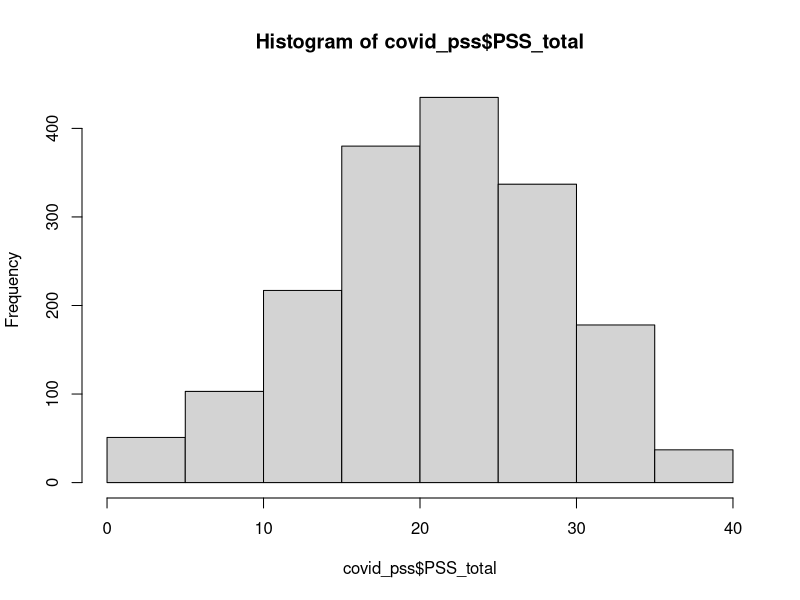
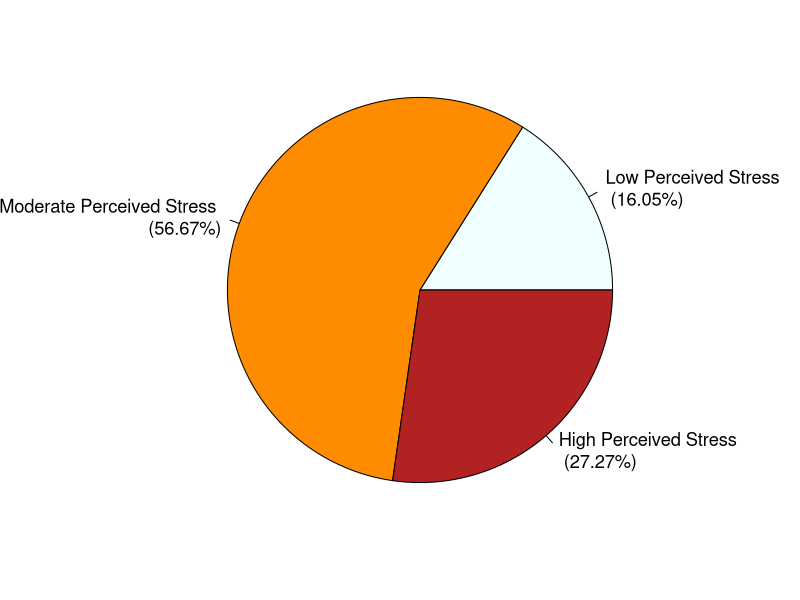

R code for these plots, in order: (Note: this script raises an error after producing the figures.)
setwd("~/Desktop/covid19_survey")
covid = read.csv("covid19_data.csv")
sum(is.na(covid$Q1)) 
# There are 2 null responses for Q1, which indicates these 2 "participants" did 
# not click on anaything to the informed consent form at the beginning. Hence, it's reasonabale to exclude them as part of this study. 
covid = covid[-c(which(is.na(covid$Q1)==TRUE)),] 
dim(covid) #Check if the null responses have been removed. 
sum(covid$Q1 == 6) 
#6 indicates that these "participants"" answered no for the informed consent form, 
#Thus, we have 5 people did not agree with the information consent form. They
#should be excluded from the participants of this study. 
covid = covid[-c(which(covid$Q1 == 6)),] 
covid_pss = covid[-c(which(is.na(covid$PSS_1)==TRUE|is.na(covid$PSS_2)==TRUE|is.na(covid$PSS_3)==TRUE|
                             is.na(covid$PSS_4)==TRUE|is.na(covid$PSS_5)==TRUE|is.na(covid$PSS_6)==TRUE|is.na(covid$PSS_7)==TRUE|is.na(covid$PSS_8)==TRUE|is.na(covid$PSS_9)==TRUE|is.na(covid$PSS_10)==TRUE)),]
dim(covid_pss) #345 responses was deleted here. 1738 responses left for pss scale calculation


##### We shall only include complete responses for a scale. 
##### Adding a column for total score of PSS, notice in the qualtrics the responses were labelled as 1-5.
##### Instead the actual range for each response is 0-4. 
##### 1,2,3,6,9,10 are negative questions, so sum them first and -6 for the reasons stated above. 
##### For 4,5,7,8, the original range in the dataset is 1-5. Now we reverse it by using 5 minus the item. 
attach(covid_pss)
sex = covid_pss$Q1.1
race = covid_pss$Q4
fin = covid_pss$Q24
class = covid_pss$Q6
age = covid_pss$Q5
employ = covid_pss$Q11
marital = covid_pss$Q3
covid_pss$PSS_total = (PSS_1+PSS_2+PSS_3+ PSS_6+PSS_9+PSS_10 -6)+(5-PSS_4)+(5-PSS_5)+(5-PSS_7)+(5-PSS_8) 
detach(covid_pss)
covid_pss_biv = data.frame(class = class,
                               sex = sex,
                               race = race,
                               fin = fin,
                               age = age,
                               employ = employ,
                               marital = marital,
                               #child = as.factor(child),
                               PSS_Score = covid_pss$PSS_total
                        
)
covid_pss_biv  = na.omit(covid_pss_biv) #1699 left
kruskal.test(covid_pss_biv$PSS_Score~covid_pss_biv$sex)
kruskal.test(covid_pss_biv$PSS_Score~covid_pss_biv$class)
kruskal.test(covid_pss_biv$PSS_Score~covid_pss_biv$race)
kruskal.test(covid_pss_biv$PSS_Score~covid_pss_biv$fin)
kruskal.test(covid_pss_biv$PSS_Score~covid_pss_biv$employ)
kruskal.test(covid_pss_biv$PSS_Score~covid_pss_biv$marital)
kruskal.test(covid_pss_biv$PSS_Score~covid_pss_biv$age)


mean(covid_pss$PSS_total) #The mean value is in fact very high for all valid participants.
hist(covid_pss$PSS_total)
#### Suppose we want to use the reference from New Hampshire Dept. of Administrative Service
### 0-13: low stress
### 14-26: moderate stress
### 27-40: high stress
attach(covid_pss)

stress_class = c(sum(PSS_total<=13),sum(PSS_total>13 & PSS_total<27),sum(PSS_total>=27))
#stress_class_percent = c(sum(PSS_total<=13),sum(PSS_total>13 & PSS_total<27),sum(PSS_total>=27))/length(PSS_total)
pie(stress_class,labels = c("Low Perceived Stress \n (16.05%)","Moderate Perceived Stress \n (56.67%)","High Perceived Stress \n (27.27%) "),cex = 1.1,col = c('azure','darkorange','firebrick'),radius = 1)
pie3D(stress_class,main ="The Classification of student participants based on PSS",labels = c("Low Perceived Stress \n (16.05%)","Moderate Perceived Stress \n (56.67%)","High Perceived Stress \n (27.27%) "),explode = 0.05,labelcex = 0.8,col = c('azure','darkorange','firebrick'),theta = pi/5) #I think, sequential color schemes are proper
covid_pss_gender = covid_pss[-c(which(is.na(covid_pss$Q1.1==TRUE))),] #1730 responses are left.
### Now organize the data frame to test the difference in pss score among different gender group
data_gender_pss = data.frame(
  Sex = as.factor(covid_pss_gender$Q1.1),
  PSS_Score = covid_pss_gender$PSS_total
)
table(data_gender_pss$Sex)
sum(subset(data_gender_pss,Sex==1)$PSS_Score<=13)
sum(subset(data_gender_pss,Sex==1)$PSS_Score<27 & subset(data_gender_pss,Sex==1)$PSS_Score>13)
sum(subset(data_gender_pss,Sex==1)$PSS_Score>=27)
sum(subset(data_gender_pss,Sex==2)$PSS_Score<=13)
sum(subset(data_gender_pss,Sex==2)$PSS_Score<27 & subset(data_gender_pss,Sex==2)$PSS_Score>13)
sum(subset(data_gender_pss,Sex==2)$PSS_Score>=27)
sum(subset(data_gender_pss,Sex==3)$PSS_Score<=13)
sum(subset(data_gender_pss,Sex==3)$PSS_Score<27 & subset(data_gender_pss,Sex==3)$PSS_Score>13)
sum(subset(data_gender_pss,Sex==3)$PSS_Score>=27)
library(ggplot2)
ggplot(data_gender_pss)+aes(x = Sex,y = PSS_Score)+ geom_boxplot(fill="grey")
## We shall see a big difference between the distribution of Male, Female and "other", then check the histogram of each subgroup
par(mfrow = c(3,1))
hist(subset(data_gender_pss,Sex==1)$PSS_Score, main = "pss Score for Male Students")
hist(subset(data_gender_pss,Sex==2)$PSS_Score, main = "pss Score for Female Students")
hist(subset(data_gender_pss,Sex==3)$PSS_Score, main = "pss Score for Other Students") ### None of the above follows a normal distribution, hence we attempt to do Shapiro-Wilks test to check the normality
shapiro.test(subset(data_gender_pss,Sex==1)$PSS_Score)
shapiro.test(subset(data_gender_pss,Sex==2)$PSS_Score)
shapiro.test(subset(data_gender_pss,Sex==3)$PSS_Score)
###We shall reject the normality assumptions for all of these, we should go for Kruskal-Wallis test (Wilcox test is for 2 groups comparison)
kruskal.test(PSS_Score~Sex,data = data_gender_pss)
###### Ethnicity
sum(is.na(covid_pss$Q4==TRUE)) #There're 7 students that didn't respond to this question. 
covid_pss_race = covid_pss[-c(which(is.na(covid_pss$Q4==TRUE))),] #Delete the rows, 1731 responses left.
data_race_pss = data.frame(
  Ethnicity = as.factor(covid_pss_race$Q4),
  PSS_Score = covid_pss_race$PSS_total
)
### This part provides the mean PSS value by groups, no difference.
aggregate(data_race_pss[, 2], list(data_race_pss$Ethnicity), mean)
### Boxplot comparison
ggplot(data_race_pss)+aes(x = Ethnicity,y = PSS_Score)+ geom_boxplot(fill="grey")
### We see that group 5 and group 6 generally has lower 

kruskal.test(PSS_Score~Ethnicity,data = data_race_pss)#Do not reject the null
covid_pss_racism = covid_pss[-c(which(is.na(covid_pss$Q22==TRUE))),] #Delete the rows, 1758 responses left.
data_racism_pss = data.frame(
  racism = as.factor(covid_pss_racism$Q22),
  PSS_Score = covid_pss_racism$PSS_total
)
table(data_racism_pss$racism)
sum(subset(data_racism_pss,racism==1)$PSS_Score<=13)
sum(subset(data_racism_pss,racism==1)$PSS_Score<27 & subset(data_racism_pss,racism==1)$PSS_Score>13)
sum(subset(data_racism_pss,racism==1)$PSS_Score>=27)
sum(subset(data_racism_pss,racism==2)$PSS_Score<=13)
sum(subset(data_racism_pss,racism==2)$PSS_Score<27 & subset(data_racism_pss,racism==2)$PSS_Score>13)
sum(subset(data_racism_pss,racism==2)$PSS_Score>=27)
wilcox.test(PSS_Score~racism,data = data_racism_pss)


#### Q11 employment
covid_pss_emp = covid_pss[-c(which(is.na(covid_pss$Q11==TRUE))),] #Delete the rows, 1758 responses left.
data_emp_pss = data.frame(
  emp = as.factor(covid_pss_emp$Q11),
  pss_Score = covid_pss_emp$PSS_total
)
kruskal.test(pss_Score~emp,data = data_emp_pss) #reject the null
#### Q25 Family member tested positive
covid_pss_fam = covid_pss[-c(which(is.na(covid_pss$Q25==TRUE))),] #Delete the rows, 1758 responses left.
data_fam_pss = data.frame(
  fam = as.factor(covid_pss_fam$Q25),
  pss_Score = covid_pss_fam$PSS_total
)
kruskal.test(pss_Score~fam,data = data_fam_pss) #reject the null
#### Q26A tested positive
covid_pss_pos = covid_pss[-c(which(is.na(covid_pss$Q26A==TRUE))),] #Delete the rows, 1758 responses left.
data_pos_pss = data.frame(
  pos = as.factor(covid_pss_pos$Q26A),
  pss_Score = covid_pss_pos$PSS_total
)
kruskal.test(pss_Score~pos,data = data_pos_pss) #reject the null

### Q24 financial
sum(is.na(covid_pss$Q24==TRUE)) #There're 178 students that didn't respond to this question. 
covid_pss_fin = covid_pss[-c(which(is.na(covid_pss$Q24==TRUE))),] #Delete the rows, 1758 responses left.
data_fin_pss = data.frame(
  fin = as.factor(covid_pss_fin$Q24),
  pss_Score = covid_pss_fin$PSS_total
)
kruskal.test(pss_Score~fin,data = data_fin_pss)

###Q6
##### Classification of student status
### Now we want to investigate if there is a difference in pss score between undergrads, masters and PhD students
###### Classification (Q6 coding:6: Master; 7: PhD; 8: Not seeking for degree; 9: Other)
sum(is.na(covid_pss$Q6==TRUE)) #There're 156 students that didn't respond to this question. 
covid_pss_class = covid_pss[-c(which(is.na(covid_pss$Q6==TRUE))),] #Delete the rows, 1755 responses left. 
### Now organize the data frame to test the difference in pss score among different classifications.
data_class_pss = data.frame(
  Classification = as.factor(covid_pss_class$Q6),
  pss_Score = covid_pss_class$PSS_total
)
kruskal.test(pss_Score~Classification,data = data_class_pss)#Do not reject the null 
###Age
covid_pss_age = covid_pss[-c(which(is.na(covid_pss$Q5==TRUE))),] #Delete the rows, 1755 responses left. 
### Now organize the data frame to test the difference in pss score among different classifications.
data_age_pss = data.frame(
  age = as.factor(covid_pss_age$Q5),
  pss_Score = covid_pss_age$PSS_total
)
kruskal.test(pss_Score~age,data = data_age_pss)#Do not reject the null 

### kruskal test
covid_pss_biv = data.frame(class = as.factor(class),
                           sex = as.factor(sex),
                           race = as.factor(race),
                           fin = as.factor(fin),
                           age = as.factor(age),
                           employ = as.factor(employ),
                           marital = as.factor(marital),
                           #child = as.factor(child),
                           PSS_Score = covid_pss$PSS_total
                           
)
covid_pss_biv  = na.omit(covid_pss_biv) #1699 left
kruskal.test(covid_pss_biv$PSS_Score~covid_pss_biv$age)
kruskal.test(covid_pss_biv$PSS_Score~covid_pss_biv$sex)
kruskal.test(covid_pss_biv$PSS_Score~covid_pss_biv$marital)
kruskal.test(covid_pss_biv$PSS_Score~covid_pss_biv$race)
kruskal.test(covid_pss_biv$PSS_Score~covid_pss_biv$class)
kruskal.test(covid_pss_biv$PSS_Score~covid_pss_biv$employ)
kruskal.test(covid_pss_biv$PSS_Score~covid_pss_biv$fin)
###age
table(covid_pss_biv$age)
table(covid_pss_biv$sex)
table(covid_pss_biv$marital)
table(covid_pss_biv$race)
table(covid_pss_biv$class)
table(covid_pss_biv$employ)

#age
sum(subset(covid_pss_biv,age==1)$PSS_Score<=13)
sum(subset(covid_pss_biv,age==1)$PSS_Score<27 & subset(covid_pss_biv,age==1)$PSS_Score>13)
sum(subset(covid_pss_biv,age==1)$PSS_Score>=27)
sum(subset(covid_pss_biv,age==2)$PSS_Score<=13)
sum(subset(covid_pss_biv,age==2)$PSS_Score<27 & subset(covid_pss_biv,age==2)$PSS_Score>13)
sum(subset(covid_pss_biv,age==2)$PSS_Score>=27)
sum(subset(covid_pss_biv,age==3)$PSS_Score<=13)
sum(subset(covid_pss_biv,age==3)$PSS_Score<27 & subset(covid_pss_biv,age==3)$PSS_Score>13)
sum(subset(covid_pss_biv,age==3)$PSS_Score>=27)
sum(subset(covid_pss_biv,age==4)$PSS_Score<=13)
sum(subset(covid_pss_biv,age==4)$PSS_Score<27 & subset(covid_pss_biv,age==4)$PSS_Score>13)
sum(subset(covid_pss_biv,age==4)$PSS_Score>=27)
sum(subset(covid_pss_biv,age==5)$PSS_Score<=13)
sum(subset(covid_pss_biv,age==5)$PSS_Score<27 & subset(covid_pss_biv,age==5)$PSS_Score>13)
sum(subset(covid_pss_biv,age==5)$PSS_Score>=27)
sum(subset(covid_pss_biv,age==6)$PSS_Score<=13)
sum(subset(covid_pss_biv,age==6)$PSS_Score<27 & subset(covid_pss_biv,age==6)$PSS_Score>13)
sum(subset(covid_pss_biv,age==6)$PSS_Score>=27)

#sex
sum(subset(covid_pss_biv,sex==1)$PSS_Score<=13)
sum(subset(covid_pss_biv,sex==1)$PSS_Score<27 & subset(covid_pss_biv,sex==1)$PSS_Score>13)
sum(subset(covid_pss_biv,sex==1)$PSS_Score>=27)
sum(subset(covid_pss_biv,sex==2)$PSS_Score<=13)
sum(subset(covid_pss_biv,sex==2)$PSS_Score<27 & subset(covid_pss_biv,sex==2)$PSS_Score>13)
sum(subset(covid_pss_biv,sex==2)$PSS_Score>=27)
sum(subset(covid_pss_biv,sex==3)$PSS_Score<=13)
sum(subset(covid_pss_biv,sex==3)$PSS_Score<27 & subset(covid_pss_biv,sex==3)$PSS_Score>13)
sum(subset(covid_pss_biv,sex==3)$PSS_Score>=27)

#marital
sum(subset(covid_pss_biv,marital==1)$PSS_Score<=13)
sum(subset(covid_pss_biv,marital==1)$PSS_Score<27 & subset(covid_pss_biv,marital==1)$PSS_Score>13)
sum(subset(covid_pss_biv,marital==1)$PSS_Score>=27)
sum(subset(covid_pss_biv,marital==2)$PSS_Score<=13)
sum(subset(covid_pss_biv,marital==2)$PSS_Score<27 & subset(covid_pss_biv,marital==2)$PSS_Score>13)
sum(subset(covid_pss_biv,marital==2)$PSS_Score>=27)
sum(subset(covid_pss_biv,marital==3)$PSS_Score<=13)
sum(subset(covid_pss_biv,marital==3)$PSS_Score<27 & subset(covid_pss_biv,marital==3)$PSS_Score>13)
sum(subset(covid_pss_biv,marital==3)$PSS_Score>=27)
sum(subset(covid_pss_biv,marital==4)$PSS_Score<=13)
sum(subset(covid_pss_biv,marital==4)$PSS_Score<27 & subset(covid_pss_biv,marital==4)$PSS_Score>13)
sum(subset(covid_pss_biv,marital==4)$PSS_Score>=27)
sum(subset(covid_pss_biv,marital==5)$PSS_Score<=13)
sum(subset(covid_pss_biv,marital==5)$PSS_Score<27 & subset(covid_pss_biv,marital==5)$PSS_Score>13)
sum(subset(covid_pss_biv,marital==5)$PSS_Score>=27)
sum(subset(covid_pss_biv,marital==6)$PSS_Score<=13)
sum(subset(covid_pss_biv,marital==6)$PSS_Score<27 & subset(covid_pss_biv,marital==6)$PSS_Score>13)
sum(subset(covid_pss_biv,marital==6)$PSS_Score>=27)
sum(subset(covid_pss_biv,marital==7)$PSS_Score<=13)
sum(subset(covid_pss_biv,marital==7)$PSS_Score<27 & subset(covid_pss_biv,marital==7)$PSS_Score>13)
sum(subset(covid_pss_biv,marital==7)$PSS_Score>=27)

#ethnicity
sum(subset(covid_pss_biv,race==1)$PSS_Score<=13)
sum(subset(covid_pss_biv,race==1)$PSS_Score<27 & subset(covid_pss_biv,race==1)$PSS_Score>13)
sum(subset(covid_pss_biv,race==1)$PSS_Score>=27)
sum(subset(covid_pss_biv,race==2)$PSS_Score<=13)
sum(subset(covid_pss_biv,race==2)$PSS_Score<27 & subset(covid_pss_biv,race==2)$PSS_Score>13)
sum(subset(covid_pss_biv,race==2)$PSS_Score>=27)
sum(subset(covid_pss_biv,race==3)$PSS_Score<=13)
sum(subset(covid_pss_biv,race==3)$PSS_Score<27 & subset(covid_pss_biv,race==3)$PSS_Score>13)
sum(subset(covid_pss_biv,race==3)$PSS_Score>=27)
sum(subset(covid_pss_biv,race==4)$PSS_Score<=13)
sum(subset(covid_pss_biv,race==4)$PSS_Score<27 & subset(covid_pss_biv,race==4)$PSS_Score>13)
sum(subset(covid_pss_biv,race==4)$PSS_Score>=27)
sum(subset(covid_pss_biv,race==5)$PSS_Score<=13)
sum(subset(covid_pss_biv,race==5)$PSS_Score<27 & subset(covid_pss_biv,race==5)$PSS_Score>13)
sum(subset(covid_pss_biv,race==5)$PSS_Score>=27)
sum(subset(covid_pss_biv,race==6)$PSS_Score<=13)
sum(subset(covid_pss_biv,race==6)$PSS_Score<27 & subset(covid_pss_biv,race==6)$PSS_Score>13)
sum(subset(covid_pss_biv,race==6)$PSS_Score>=27)
sum(subset(covid_pss_biv,race==7)$PSS_Score<=13)
sum(subset(covid_pss_biv,race==7)$PSS_Score<27 & subset(covid_pss_biv,race==7)$PSS_Score>13)
sum(subset(covid_pss_biv,race==7)$PSS_Score>=27)
sum(subset(covid_pss_biv,race==8)$PSS_Score<=13)
sum(subset(covid_pss_biv,race==8)$PSS_Score<27 & subset(covid_pss_biv,race==8)$PSS_Score>13)
sum(subset(covid_pss_biv,race==8)$PSS_Score>=27)
sum(subset(covid_pss_biv,race==9)$PSS_Score<=13)
sum(subset(covid_pss_biv,race==9)$PSS_Score<27 & subset(covid_pss_biv,race==9)$PSS_Score>13)
sum(subset(covid_pss_biv,race==9)$PSS_Score>=27)

#class
sum(subset(covid_pss_biv,class==1)$PSS_Score<=13)
sum(subset(covid_pss_biv,class==1)$PSS_Score<27 & subset(covid_pss_biv,class==1)$PSS_Score>13)
sum(subset(covid_pss_biv,class==1)$PSS_Score>=27)
sum(subset(covid_pss_biv,class==2)$PSS_Score<=13)
sum(subset(covid_pss_biv,class==2)$PSS_Score<27 & subset(covid_pss_biv,class==2)$PSS_Score>13)
sum(subset(covid_pss_biv,class==2)$PSS_Score>=27)
sum(subset(covid_pss_biv,class==3)$PSS_Score<=13)
sum(subset(covid_pss_biv,class==3)$PSS_Score<27 & subset(covid_pss_biv,class==3)$PSS_Score>13)
sum(subset(covid_pss_biv,class==3)$PSS_Score>=27)
sum(subset(covid_pss_biv,class==4)$PSS_Score<=13)
sum(subset(covid_pss_biv,class==4)$PSS_Score<27 & subset(covid_pss_biv,class==4)$PSS_Score>13)
sum(subset(covid_pss_biv,class==4)$PSS_Score>=27)
sum(subset(covid_pss_biv,class==5)$PSS_Score<=13)
sum(subset(covid_pss_biv,class==5)$PSS_Score<27 & subset(covid_pss_biv,class==5)$PSS_Score>13)
sum(subset(covid_pss_biv,class==5)$PSS_Score>=27)
sum(subset(covid_pss_biv,class==6)$PSS_Score<=13)
sum(subset(covid_pss_biv,class==6)$PSS_Score<27 & subset(covid_pss_biv,class==6)$PSS_Score>13)
sum(subset(covid_pss_biv,class==6)$PSS_Score>=27)
sum(subset(covid_pss_biv,class==7)$PSS_Score<=13)
sum(subset(covid_pss_biv,class==7)$PSS_Score<27 & subset(covid_pss_biv,class==7)$PSS_Score>13)
sum(subset(covid_pss_biv,class==7)$PSS_Score>=27)
sum(subset(covid_pss_biv,class==8)$PSS_Score<=13)
sum(subset(covid_pss_biv,class==8)$PSS_Score<27 & subset(covid_pss_biv,class==8)$PSS_Score>13)
sum(subset(covid_pss_biv,class==8)$PSS_Score>=27)
sum(subset(covid_pss_biv,class==9)$PSS_Score<=13)
sum(subset(covid_pss_biv,class==9)$PSS_Score<27 & subset(covid_pss_biv,class==9)$PSS_Score>13)
sum(subset(covid_pss_biv,class==9)$PSS_Score>=27)

#employ
sum(subset(covid_pss_biv,employ==1)$PSS_Score<=13)
sum(subset(covid_pss_biv,employ==1)$PSS_Score<27 & subset(covid_pss_biv,employ==1)$PSS_Score>13)
sum(subset(covid_pss_biv,employ==1)$PSS_Score>=27)
sum(subset(covid_pss_biv,employ==2)$PSS_Score<=13)
sum(subset(covid_pss_biv,employ==2)$PSS_Score<27 & subset(covid_pss_biv,employ==2)$PSS_Score>13)
sum(subset(covid_pss_biv,employ==2)$PSS_Score>=27)
sum(subset(covid_pss_biv,employ==3)$PSS_Score<=13)
sum(subset(covid_pss_biv,employ==3)$PSS_Score<27 & subset(covid_pss_biv,employ==3)$PSS_Score>13)
sum(subset(covid_pss_biv,employ==3)$PSS_Score>=27)
sum(subset(covid_pss_biv,employ==4)$PSS_Score<=13)
sum(subset(covid_pss_biv,employ==4)$PSS_Score<27 & subset(covid_pss_biv,employ==4)$PSS_Score>13)
sum(subset(covid_pss_biv,employ==4)$PSS_Score>=27)
sum(subset(covid_pss_biv,employ==5)$PSS_Score<=13)
sum(subset(covid_pss_biv,employ==5)$PSS_Score<27 & subset(covid_pss_biv,employ==5)$PSS_Score>13)
sum(subset(covid_pss_biv,employ==5)$PSS_Score>=27)
sum(subset(covid_pss_biv,employ==6)$PSS_Score<=13)
sum(subset(covid_pss_biv,employ==6)$PSS_Score<27 & subset(covid_pss_biv,employ==6)$PSS_Score>13)
sum(subset(covid_pss_biv,employ==6)$PSS_Score>=27)
sum(subset(covid_pss_biv,employ==7)$PSS_Score<=13)
sum(subset(covid_pss_biv,employ==7)$PSS_Score<27 & subset(covid_pss_biv,employ==7)$PSS_Score>13)
sum(subset(covid_pss_biv,employ==7)$PSS_Score>=27)

#financial
sum(subset(covid_pss_biv,fin==1)$PSS_Score<=13)
sum(subset(covid_pss_biv,fin==1)$PSS_Score<27 & subset(covid_pss_biv,fin==1)$PSS_Score>13)
sum(subset(covid_pss_biv,fin==1)$PSS_Score>=27)
sum(subset(covid_pss_biv,fin==2)$PSS_Score<=13)
sum(subset(covid_pss_biv,fin==2)$PSS_Score<27 & subset(covid_pss_biv,fin==2)$PSS_Score>13)
sum(subset(covid_pss_biv,fin==2)$PSS_Score>=27)
sum(subset(covid_pss_biv,fin==3)$PSS_Score<=13)
sum(subset(covid_pss_biv,fin==3)$PSS_Score<27 & subset(covid_pss_biv,fin==3)$PSS_Score>13)
sum(subset(covid_pss_biv,fin==3)$PSS_Score>=27)
sum(subset(covid_pss_biv,fin==4)$PSS_Score<=13)
sum(subset(covid_pss_biv,fin==4)$PSS_Score<27 & subset(covid_pss_biv,fin==4)$PSS_Score>13)
sum(subset(covid_pss_biv,fin==4)$PSS_Score>=27)
sum(subset(covid_pss_biv,fin==5)$PSS_Score<=13)
sum(subset(covid_pss_biv,fin==5)$PSS_Score<27 & subset(covid_pss_biv,fin==5)$PSS_Score>13)
sum(subset(covid_pss_biv,fin==5)$PSS_Score>=27)

